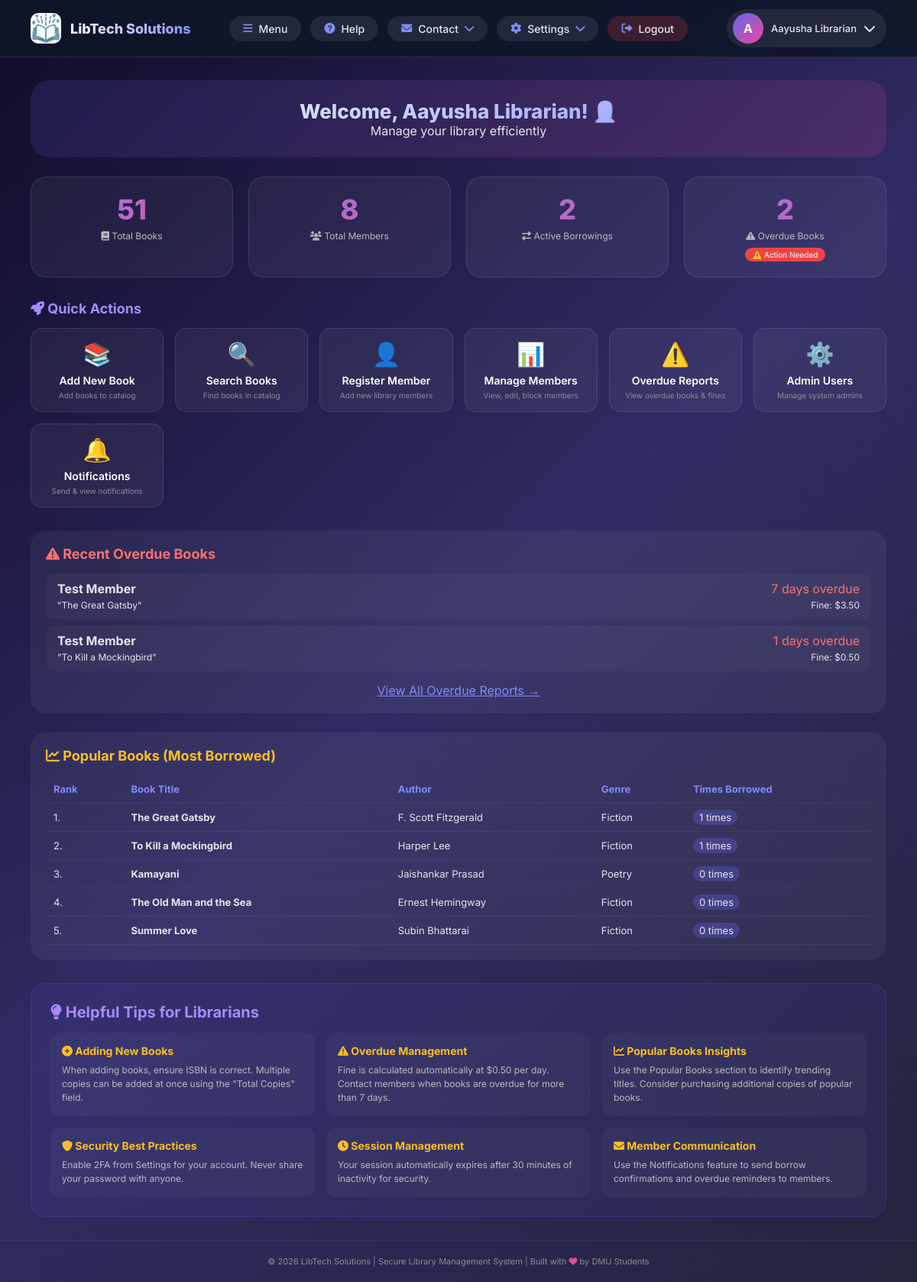
The page /librarian-dashboard.php (signed in) on the database its author committed.
### tables this page shows
CREATE TABLE `member` (
  `member_id` int(11) NOT NULL,
  `admin_id` int(11) DEFAULT NULL,
  `full_name` varchar(100) NOT NULL,
  `email` varchar(100) NOT NULL,
  `phone` varchar(20) NOT NULL,
  `membership_date` date DEFAULT curdate(),
  `is_blocked` tinyint(1) DEFAULT 0,
  `created_at` datetime DEFAULT current_timestamp()
);

CREATE TABLE `transaction` (
  `transaction_id` int(11) NOT NULL,
  `member_id` int(11) NOT NULL,
  `book_id` int(11) NOT NULL,
  `borrow_date` date NOT NULL,
  `due_date` date NOT NULL,
  `return_date` date DEFAULT NULL,
  `fine_amount` decimal(10,2) DEFAULT 0.00,
  `fine_paid` tinyint(1) DEFAULT 0,
  `status` varchar(20) DEFAULT 'Borrowed'
);

CREATE TABLE `book` (
  `book_id` int(11) NOT NULL,
  `title` varchar(200) NOT NULL,
  `author` varchar(100) NOT NULL,
  `isbn` varchar(13) DEFAULT NULL,
  `genre` varchar(50) DEFAULT NULL,
  `total_copies` int(11) DEFAULT 1,
  `available_copies` int(11) DEFAULT 1,
  `added_date` date DEFAULT curdate()
);

### librarian-dashboard.php (the view, shortened to what this page needs)
<?php
require_once 'config.php';
$admin_id = $_SESSION['admin_id'];
$admin_email = $_SESSION['admin_email'];
$stmt = $conn->prepare("SELECT * FROM member WHERE admin_id = ?");
$stmt->bind_param("i", $admin_id);
$stmt->execute();
$member = $stmt->get_result()->fetch_assoc();
if($member && !empty($member['full_name'])) {
    $name = $member['full_name'];
} else {
    $email_parts = explode('@', $admin_email);
    $name = ucfirst($email_parts[0]) . ' (Librarian)';
}
$profile_picture = $member['profile_picture'] ?? 'default-avatar.png';
$total_books = $conn->query("SELECT COUNT(*) as count FROM book")->fetch_assoc()['count'];
$total_members = $conn->query("SELECT COUNT(*) as count FROM member")->fetch_assoc()['count'];
$active_borrowings = $conn->query("SELECT COUNT(*) as count FROM transaction WHERE return_date IS NULL")->fetch_assoc()['count'];
$overdue_count = $conn->query("SELECT COUNT(*) as count FROM transaction WHERE return_date IS NULL AND due_date < CURDATE()")->fetch_assoc()['count'];
$overdue_stmt = $conn->prepare("SELECT t.*, m.full_name as member_name, b.title as book_title
                              FROM transaction t
                              JOIN member m ON t.member_id = m.member_id
                              JOIN book b ON t.book_id = b.book_id
                              WHERE t.return_date IS NULL AND t.due_date < CURDATE()
                              LIMIT 5");
$overdue_stmt->execute();
$overdue_preview = $overdue_stmt->get_result();
$popular_books = $conn->query("
    SELECT b.title, b.author, b.genre, COUNT(t.transaction_id) as borrow_count
    FROM book b
    LEFT JOIN transaction t ON b.book_id = t.book_id
    GROUP BY b.book_id
    ORDER BY borrow_count DESC
    LIMIT 5
");
?>
<!DOCTYPE html>
<html lang="en">
<head>
    <link rel="stylesheet" href="https://cdnjs.cloudflare.com/ajax/libs/font-awesome/6.0.0/css/all.min.css">
</head>
<body>
<div class="top-nav">
    <div class="logo-area">
        <img src="logo.jpg" alt="Logo" class="logo-img" onerror="this.style.display='none'">
        <span class="logo-text">LibTech Solutions</span>
    </div>
    <div class="nav-links">
        <a href="librarian-dashboard.php" class="nav-btn" id="menuBtn">
            <i class="fas fa-bars"></i> Menu
        </a>
        <a href="#helpSection" class="nav-btn" id="helpBtn">
            <i class="fas fa-question-circle"></i> Help
        </a>
        <div class="nav-item">
            <div class="nav-btn">
                <i class="fas fa-envelope"></i> Contact <i class="fas fa-chevron-down"></i>
            </div>
        </div>
        <div class="nav-item">
            <div class="nav-btn">
                <i class="fas fa-cog"></i> Settings <i class="fas fa-chevron-down"></i>
            </div>
        </div>
        <a href="auth/logout.php" class="nav-btn" style="background: rgba(239,68,68,0.2);">
            <i class="fas fa-sign-out-alt"></i> Logout
        </a>
    </div>
    <div class="profile-dropdown">
        <div class="profile-btn">
            <div class="profile-avatar">
                <?php
                $avatar_path = 'uploads/profiles/' . $profile_picture;
                if($profile_picture != 'default-avatar.png' && file_exists($avatar_path)): ?>
                    <img src="<?php echo $avatar_path; ?>" alt="Profile">
                <?php else: ?>
                    <?php echo strtoupper(substr($name, 0, 1)); ?>
                <?php endif; ?>
            </div>
            <span class="profile-name"><?php echo htmlspecialchars($name); ?></span>
            <i class="fas fa-chevron-down"></i>
        </div>
    </div>
</div>
<div class="container">
    <div class="welcome-section">
        <h1>Welcome, <?php echo htmlspecialchars($name); ?>! 👩‍💼</h1>
        <p>Manage your library efficiently</p>
    </div>
    <div class="stats-grid">
        <div class="stat-card">
            <div class="stat-number"><?php echo $total_books; ?></div>
            <div class="stat-label"><i class="fas fa-book"></i> Total Books</div>
        </div>
        <div class="stat-card">
            <div class="stat-number"><?php echo $total_members; ?></div>
            <div class="stat-label"><i class="fas fa-users"></i> Total Members</div>
        </div>
        <div class="stat-card">
            <div class="stat-number"><?php echo $active_borrowings; ?></div>
            <div class="stat-label"><i class="fas fa-exchange-alt"></i> Active Borrowings</div>
        </div>
        <div class="stat-card">
            <div class="stat-number"><?php echo $overdue_count; ?></div>
            <div class="stat-label"><i class="fas fa-exclamation-triangle"></i> Overdue Books</div>
            <?php if($overdue_count > 0): ?>
                <div class="warning-badge">⚠️ Action Needed</div>
            <?php endif; ?>
        </div>
    </div>
    <div class="quick-menu">
        <h3><i class="fas fa-rocket"></i> Quick Actions</h3>
        <div class="menu-grid">
            <a href="Books/add-book.php" class="menu-card"><div class="menu-icon">📚</div><h4>Add New Book</h4><p>Add books to catalog</p></a>
            <a href="Books/search-books.php" class="menu-card"><div class="menu-icon">🔍</div><h4>Search Books</h4><p>Find books in catalog</p></a>
            <a href="Member/member-registration.php" class="menu-card"><div class="menu-icon">👤</div><h4>Register Member</h4><p>Add new library members</p></a>
            <a href="Member/member-management.php" class="menu-card"><div class="menu-icon">📊</div><h4>Manage Members</h4><p>View, edit, block members</p></a>
            <a href="overdue-reports.php" class="menu-card"><div class="menu-icon">⚠️</div><h4>Overdue Reports</h4><p>View overdue books & fines</p></a>
            <a href="admin-management.php" class="menu-card"><div class="menu-icon">⚙️</div><h4>Admin Users</h4><p>Manage system admins</p></a>
            <a href="Notification/notifications.php" class="menu-card"><div class="menu-icon">🔔</div><h4>Notifications</h4><p>Send & view notifications</p></a>
        </div>
    </div>
    <div class="overdue-section">
        <h3><i class="fas fa-exclamation-triangle"></i> Recent Overdue Books</h3>
        <?php if($overdue_preview && $overdue_preview->num_rows > 0): ?>
            <?php while($overdue = $overdue_preview->fetch_assoc()):
                $days = (strtotime(date('Y-m-d')) - strtotime($overdue['due_date'])) / (60 * 60 * 24);
            ?>
            <div class="overdue-item">
                <div>
                    <strong><?php echo htmlspecialchars($overdue['member_name']); ?></strong><br>
                    <span style="font-size: 12px;">"<?php echo htmlspecialchars($overdue['book_title']); ?>"</span>
                </div>
                <div style="text-align: right;">
                    <span style="color: #f87171;"><?php echo round($days); ?> days overdue</span><br>
                    <span style="font-size: 12px;">Fine: $<?php echo number_format($days * 0.50, 2); ?></span>
                </div>
            </div>
            <?php endwhile; ?>
            <div style="text-align: center; margin-top: 15px;">
                <a href="overdue-reports.php" style="color: #818cf8;">View All Overdue Reports →</a>
            </div>
        <?php else: ?>
            <p style="text-align:center; padding:20px;">✅ No overdue books! Great job members!</p>
        <?php endif; ?>
    </div>
    <div class="popular-section">
        <h3><i class="fas fa-chart-line"></i> Popular Books (Most Borrowed)</h3>
        <?php if($popular_books && $popular_books->num_rows > 0): ?>
            <table class="popular-table">
                <thead><tr><th>Rank</th><th>Book Title</th><th>Author</th><th>Genre</th><th>Times Borrowed</th></tr></thead>
                <tbody>
                    <?php $rank = 1; while($book = $popular_books->fetch_assoc()): ?>
                    <tr>
                        <td><?php echo $rank; ?>.</td>
                        <td><strong><?php echo htmlspecialchars($book['title']); ?></strong></td>
                        <td><?php echo htmlspecialchars($book['author']); ?></td>
                        <td><?php echo htmlspecialchars($book['genre']); ?></td>
                        <td><span style="background: rgba(99,102,241,0.3); padding: 2px 8px; border-radius: 20px;"><?php echo $book['borrow_count']; ?> times</span></td>
                    </tr>
                    <?php $rank++; endwhile; ?>
                </tbody>
            </table>
        <?php else: ?>
            <p style="text-align:center; padding:20px;">📊 No borrowing data available yet.</p>
        <?php endif; ?>
    </div>
    <div id="helpSection" class="help-section">
        <h3><i class="fas fa-lightbulb"></i> Helpful Tips for Librarians</h3>
        <div class="tips-grid">
            <div class="tip-card">
                <strong><i class="fas fa-plus-circle"></i> Adding New Books</strong>
                <p>When adding books, ensure ISBN is correct. Multiple copies can be added at once using the "Total Copies" field.</p>
            </div>
            <div class="tip-card">
                <strong><i class="fas fa-exclamation-triangle"></i> Overdue Management</strong>
                <p>Fine is calculated automatically at $0.50 per day. Contact members when books are overdue for more than 7 days.</p>
            </div>
            <div class="tip-card">
                <strong><i class="fas fa-chart-line"></i> Popular Books Insights</strong>
                <p>Use the Popular Books section to identify trending titles. Consider purchasing additional copies of popular books.</p>
            </div>
            <div class="tip-card">
                <strong><i class="fas fa-shield-alt"></i> Security Best Practices</strong>
                <p>Enable 2FA from Settings for your account. Never share your password with anyone.</p>
            </div>
            <div class="tip-card">
                <strong><i class="fas fa-clock"></i> Session Management</strong>
                <p>Your session automatically expires after 30 minutes of inactivity for security.</p>
            </div>
            <div class="tip-card">
                <strong><i class="fas fa-envelope"></i> Member Communication</strong>
                <p>Use the Notifications feature to send borrow confirmations and overdue reminders to members.</p>
            </div>
        </div>
    </div>
</div>
<div class="footer">
    <p>© 2026 LibTech Solutions | Secure Library Management System | Built with <i class="fas fa-heart" style="color:#ec4899;"></i> by DMU Students</p>
</div>
</body>
</html>

### rows shown on the page
member: full_name "A", full_name "Aayusha Librarian"
transaction: member.full_name "Test Member", book.title "The Great Gatsby", due_date "7", $days*0.50 "3.50"
transaction: member.full_name "Test Member", book.title "To Kill a Mockingbird", due_date "1", $days*0.50 "0.50"

### other values the page prints
$total_books "51"
$total_members "8"
$active_borrowings "2"
$overdue_count "2"
$book['title'] "The Great Gatsby"
$book['author'] "F. Scott Fitzgerald"
$book['genre'] "Fiction"
$book['borrow_count'] "1"
$book['title'] "To Kill a Mockingbird"
$book['author'] "Harper Lee"
$book['title'] "Kamayani"
$book['author'] "Jaishankar Prasad"
$book['genre'] "Poetry"
$book['borrow_count'] "0"
$book['title'] "The Old Man and the Sea"
